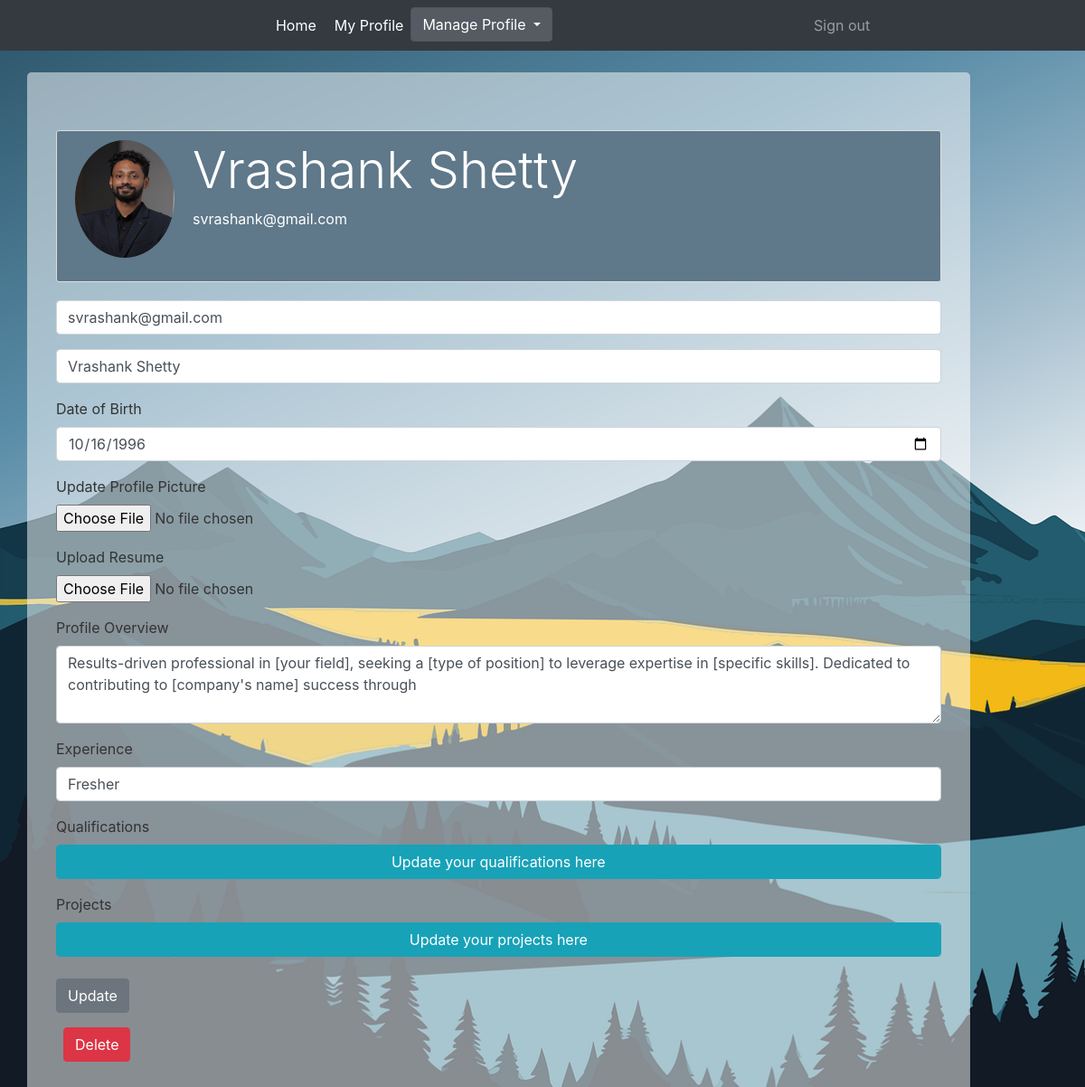
The page /editprofile (signed in) on the database its author committed.
### Portfolio/models.py (models this page shows, shortened)
class User(db.Model,UserMixin):
    id = db.Column(db.Integer,primary_key = True)
    username = db.Column(db.String(20),unique=True,nullable=False)
    email = db.Column(db.String(120),unique=True,nullable=False)
    image_file = db.Column(db.String(20),nullable=False,default='default.png')
    password = db.Column(db.String(60),nullable=False)
    DOB = db.Column(db.Date)
    resume = db.Column(db.String(20))
    profile_overview = db.Column(db.Text)
    experience = db.Column(db.Text)
    project = db.relationship('Project',backref='author',lazy=True)
    skill = db.relationship("Skills",backref='author',lazy=True)
    qualification = db.relationship("Qualifications",backref='author',lazy=True)

### Portfolio/main/routes.py (the view)
@main.route("/editprofile",methods=['GET','POST'])
@login_required
def editprofile():
    form = EditProfile()
    image_file = url_for('static',filename='profile_pics/' + current_user.image_file)
    if form.validate_on_submit():
        if form.picture.data:
            picture_file = save_picture(form.picture.data)
            current_user.image_file = picture_file
        if form.dob.data:
            if form.dob.data != current_user.DOB:
                current_user.DOB = form.dob.data
        if form.resume.data :
            resume_file = save_resume(form.resume.data)
            current_user.resume = resume_file
        if form.profile_overview.data :
            if form.profile_overview.data != current_user.profile_overview:
                current_user.profile_overview =form.profile_overview.data
        if form.experience.data :
            current_user.experience = form.experience.data
        current_user.email = form.email.data
        current_user.username = form.username.data
        db.session.commit()
        flash("Your Profile has been updated!!",'success')
        return redirect(url_for('main.editprofile'))
    elif request.method == 'GET':
        form.username.data = current_user.username
        form.email.data = current_user.email
        form.dob.data = current_user.DOB
        form.profile_overview.data = current_user.profile_overview
        form.experience.data = current_user.experience
    return render_template('editprofile.html',image_file=image_file,title='Edit profile',form = form)

### Portfolio/main/forms.py (shortened to what this page needs)
class EditProfile(FlaskForm):
    username = StringField('Username',validators=[DataRequired(),Length(min=2,max=20)])
    email = EmailField('Email',validators=[DataRequired()])
    picture = FileField("Update Profile Picture",validators=[FileAllowed(['jpg','png'])])
    profile_overview = TextAreaField("Profile Overview",validators=[Length(min=0,max=180)],render_kw={'rows': 3})
    skill = StringField("Skill")
    experience = StringField("Experience")
    projects = StringField("Projects")
    dob = DateField("Date of Birth")
    resume = FileField("Upload Resume",validators=[FileAllowed(['pdf'])])
    qualification = TextAreaField("Qualifications")
    update = SubmitField('Update')

### Portfolio/models.py (called while the page is built)
@login_manager.user_loader
def load_user(user_id):
    return User.query.get(int(user_id))

### Portfolio/templates/editprofile.html (shortened to what this page needs)
{% extends 'layouts_profile.html' %}
{% block content %}
<div class="jumbotron">
  <div class="content-section" style ="background-color: #5f788a;">
    <div class="media">
        <img src="{{ image_file }}" class="rounded-circle account-img">
        <div class="media-body">
            <h2 class="display-4 text-white">{{ current_user.username }}</h2>
            <p class="text-white">{{ current_user.email }}</p>
        </div>
    </div>
</div>
  <form method="POST" enctype="multipart/form-data">
    <div class = 'form-group'>
      {% if form.email.errors %}
        {{ form.email(class='form-control is-invalid',placeholder="Email") }}
        <div class="invalid-feedback" id="flash-messages">
          {% for error in form.email.errors %}
            <span>{{ error }}</span>
          {% endfor %}
        </div>
      {% else %}
        {{ form.email(class='form-control',placeholder="Email") }}
      {% endif %}
    </div>
    <div class = 'form-group'>
      {% if form.username.errors %}
        {{ form.username(class='form-control is-invalid',placeholder="Username") }}
        <div class="invalid-feedback" id="flash-messages">
          {% for error in form.username.errors %}
            <span>{{ error }}</span>
          {% endfor %}
        </div>
      {% else %}
        {{ form.username(class='form-control',placeholder="Username") }}
      {% endif %}
    </div>
    <div class = 'form-group'>
      {{ form.dob.label(class='form-control-label') }}
      {% if form.dob.errors %}
        {{ form.dob(class='form-control is-invalid') }}
        <div class="invalid-feedback" id="flash-messages">
          {% for error in form.dob.errors %}
            <span>{{ error }}</span>
          {% endfor %}
        </div>
      {% else %}
        {{ form.dob(class='form-control form-floating') }}
      {% endif %}
    </div>
    <div class = 'form-group'>
      {{ form.picture.label() }}
      {{ form.picture(class='form-control-file',id='formFile')}}
    </div>
    <div class = 'form-group'>
      {{ form.resume.label() }}
      {{ form.resume(class='form-control-file',id='formFile')}}
    </div>
    <div class = 'form-group'>
      {{ form.profile_overview.label(class='form-control-label') }}
      {% if form.profile_overview.errors %}
        {{ form.profile_overview(class='form-control is-invalid',placeholder="Tell us about yourself") }}
        <div class="invalid-feedback" id="flash-messages">
          {% for error in form.profile_overview.errors %}
            <span>{{ error }}</span>
          {% endfor %}
        </div>
      {% else %}
        {{ form.profile_overview(class='form-control form-floating',placeholder="Tell us about yourself") }}
      {% endif %}
    </div>
    <div class = 'form-group'>
      {{ form.experience.label(class='form-control-label') }}
      {% if form.experience.errors %}
        {{ form.experience(class='form-control is-invalid',placeholder="Tell us about yourself") }}
        <div class="invalid-feedback" id="flash-messages">
          {% for error in form.experience.errors %}
            <span>{{ error }}</span>
          {% endfor %}
        </div>
      {% else %}
        {{ form.experience(class='form-control form-floating',placeholder="Tell us about yourself") }}
      {% endif %}
    </div>
    <div class = 'form-group'>
      {{ form.qualification.label(class='form-control-label') }}
      <a type="button" class="form-control btn btn-info" href="{{url_for('qualifications_blueprint.qualifications')}}">Update your qualifications here</a>
    </div>
    <div class="form-group">
      {{ form.projects.label(class='form-control-label') }}
      <a type="button" class="form-control btn btn-info" href="{{url_for('projects_blueprint.projects')}}">Update your projects here</a>
    </div>
    <div class="form-group " >
      {{ form.update(class="btn btn-secondary mt-2") }}
    </div>
    <button type="button" class="btn btn-danger ml-2" data-toggle="modal" data-target="#deleteModal">
      Delete
    </button>
  </div>
</div>
{% endblock content %}

### Portfolio/static/main.css (style rules this page uses)
body { background: #6e869399; background-image : url('background.png'); background-size: cover; background-repeat: no-repeat; color: #333333; }
h1, h2, h3, h4, h5, h6 { color: #100a0a; }
.content-section { background: #ffffff; padding: 10px 20px; border: 1px solid #dddddd; border-radius: 3px; margin-bottom: 20px; }
.account-img { height: 130px; width: 110px; margin-right: 20px; margin-bottom: 16px; }
.jumbotron { background-color: rgba(255, 255, 255, 0.5); }

### rows shown on the page
User: username "Vrashank Shetty", email "svrashank@gmail.com", profile_overview "Results-driven professional in [your field], seeking a [type of position] to leverage expertise in [specific skills]. Dedicated to contributing to [company's name] success through", experience "Fresher"
